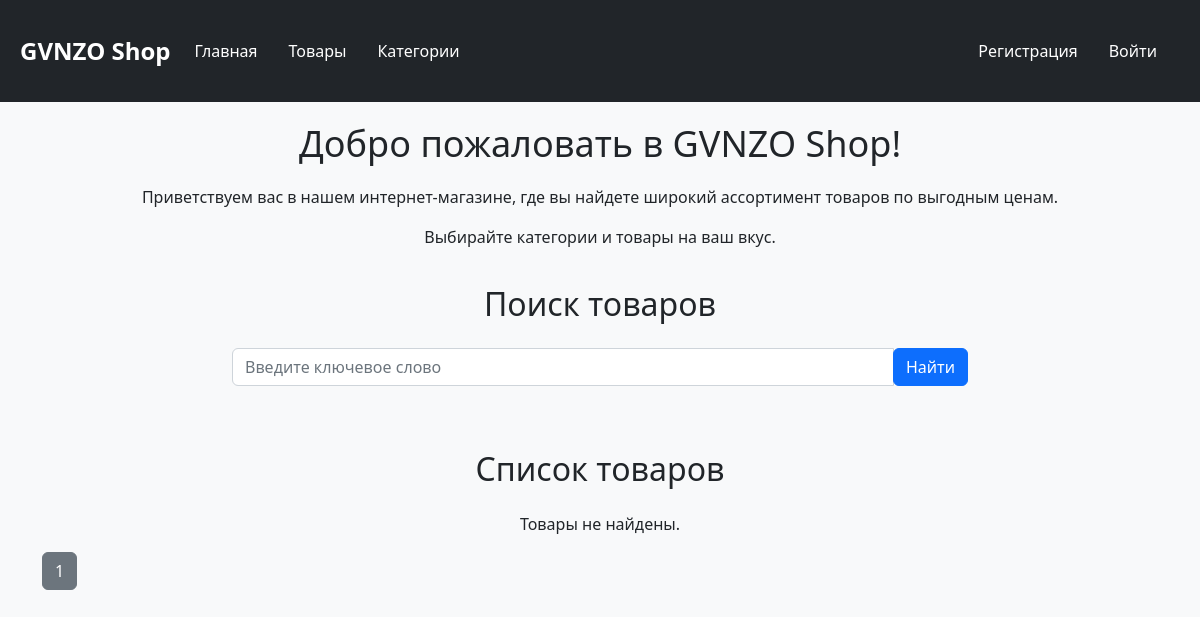
/products/?page=2, run on an earlier commit of the app's database.
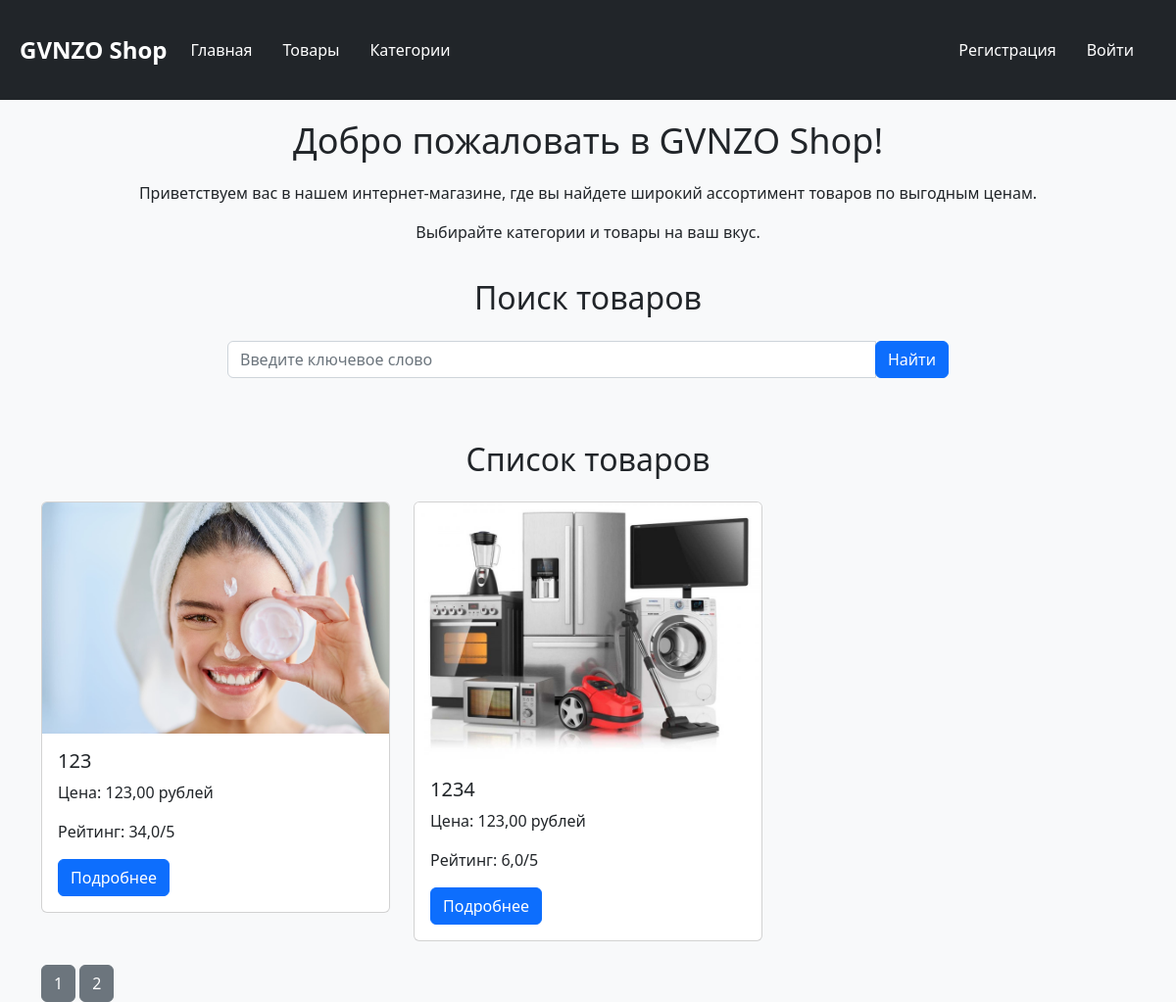
And on a later commit of the database.
### Product/models.py (models this page shows)
class Product(models.Model):
    image = models.ImageField(upload_to='product_images', blank=True, null=True)
    title = models.CharField(max_length=128)
    description = models.TextField()
    rate = models.FloatField(default=0)
    created_date = models.DateTimeField(auto_now_add=True)
    modified_date = models.DateTimeField(auto_now=True)
    price = models.DecimalField(max_digits=10, decimal_places=2)
    category = models.ForeignKey(Category, on_delete=models.CASCADE,blank=True, null=True)

### Product/views.py (the view)
# urls.py: path('products/', product_views.product_view,name='products'),
def product_view(request):
    if request.method == 'GET':
        search = request.GET.get('search')
        page = int(request.GET.get('page',1))
        products = Product.objects.all()
        max_page = products.__len__() / PAGINATION_LIMIT
        if round(max_page)< max_page:
            max_page = round(max_page) + 1
        else:
            max_page = round(max_page)
        if search:
            products = products.filter(Q(title__icontains=search) | Q(description__icontains=search))
        products = products[PAGINATION_LIMIT* (page-1):PAGINATION_LIMIT* page]
        context_data = {
            "products": products,
            "pages": range(1, max_page+1)
            }
        return render(request, 'products/products.html', context=context_data)

### templates/products/products.html
{% extends "layouts/index.html" %}
{% block content %}
<div class="products">
  <div class="container">
    <div class="row">
      <div class="col-md-8 offset-md-2">
        <div class="search-form">
          <h2 class="text-center mb-4">Поиск товаров</h2>
          <form action="/products/" method="get">
            <div class="input-group mb-3">
              <input type="text" class="form-control" name="search" placeholder="Введите ключевое слово">
              <div class="input-group-append">
                <button class="btn btn-primary" type="submit">Найти</button>
              </div>
            </div>
          </form>
        </div>
      </div>
    </div>
    <h2 class="text-center mt-5 mb-4">Список товаров</h2>
    <div class="row">
      {% if products %}
        {% for product in products %}
          <div class="col-lg-4 col-md-6 mb-4">
            <div class="card">
              <img src="/media/{{ product.image }}" class="card-img-top" alt="{{ product.title }}">
              <div class="card-body">
                <h5 class="card-title">{{ product.title }}</h5>
                <p class="card-text">Цена: {{ product.price }} рублей</p>
                <p class="card-text">Рейтинг: {{ product.rate }}/5</p>
                <a href="/product/{{ product.id }}/" class="btn btn-primary">Подробнее</a>
              </div>
            </div>
          </div>
        {% endfor %}
      {% else %}
        <div class="col-12">
          <p class="text-center">Товары не найдены.</p>
        </div>
      {% endif %}
    </div>
    <div class="pages">
      {% for page in pages %}
        <a href="/products/?page={{ page }}" class="btn btn-secondary">{{ page }}</a>
      {% endfor %}
    </div>
  </div>
</div>
{% endblock %}

### templates/layouts/index.html (shortened to what this page needs)
<!DOCTYPE html>
<html>
<head>
  <link rel="stylesheet" href="https://cdn.jsdelivr.net/npm/bootstrap@5.2.3/dist/css/bootstrap.min.css" />
</head>
<body>
  <nav class="navbar navbar-expand-lg navbar-dark bg-dark">
    <div class="container-fluid">
      <a class="navbar-brand" href="#">GVNZO Shop</a>
      <div class="collapse navbar-collapse" id="navbarNavAltMarkup">
        <div class="navbar-nav">
          <a class="nav-link active" aria-current="page" href="#">Главная</a>
          <a class="nav-link" href="/products/">Товары</a>
          <a class="nav-link" href="/category/">Категории</a>
        </div>
        <ul class="navbar-nav ml-auto">
          {% if user.is_anonymous %}
            <li class="nav-item"><a class="nav-link" href="/users/register">Регистрация</a></li>
            <li class="nav-item"><a class="nav-link" href="/users/auth">Войти</a></li>
          {% endif %}
        </ul>
      </div>
    </div>
  </nav>
  <div class="container-fluid text-center">
    <h1>Добро пожаловать в GVNZO Shop!</h1>
    <p>
      Приветствуем вас в нашем интернет-магазине, где вы найдете широкий ассортимент товаров по выгодным ценам.
    </p>
    <p>Выбирайте категории и товары на ваш вкус.</p>
  </div>
  {% block content %} {% endblock %}
</body>
</html>

### templates/layouts/index.html (style rules this page uses)
body { background-color: #f8f9fa; }
.navbar { background-color: #343a40; }
.navbar-brand { color: #ffffff; font-size: 24px; font-weight: bold; }
.navbar-nav .nav-link { color: #ffffff; margin-right: 15px; transition: color 0.3s; }
.container-fluid { padding: 20px; }
.container-fluid h1 { font-size: 36px; margin-bottom: 20px; }
.navbar-nav.ml-auto { margin-left: auto; }

What changed in the data, as far as the page shows it:
added Product: image (picture), title "123", price "123,00", rate "34,0"
added Product: image (picture), title "1234", price "123,00", rate "6,0"
Also different on the page:
new list line: "2"
text no longer shown: "Товары не найдены."
